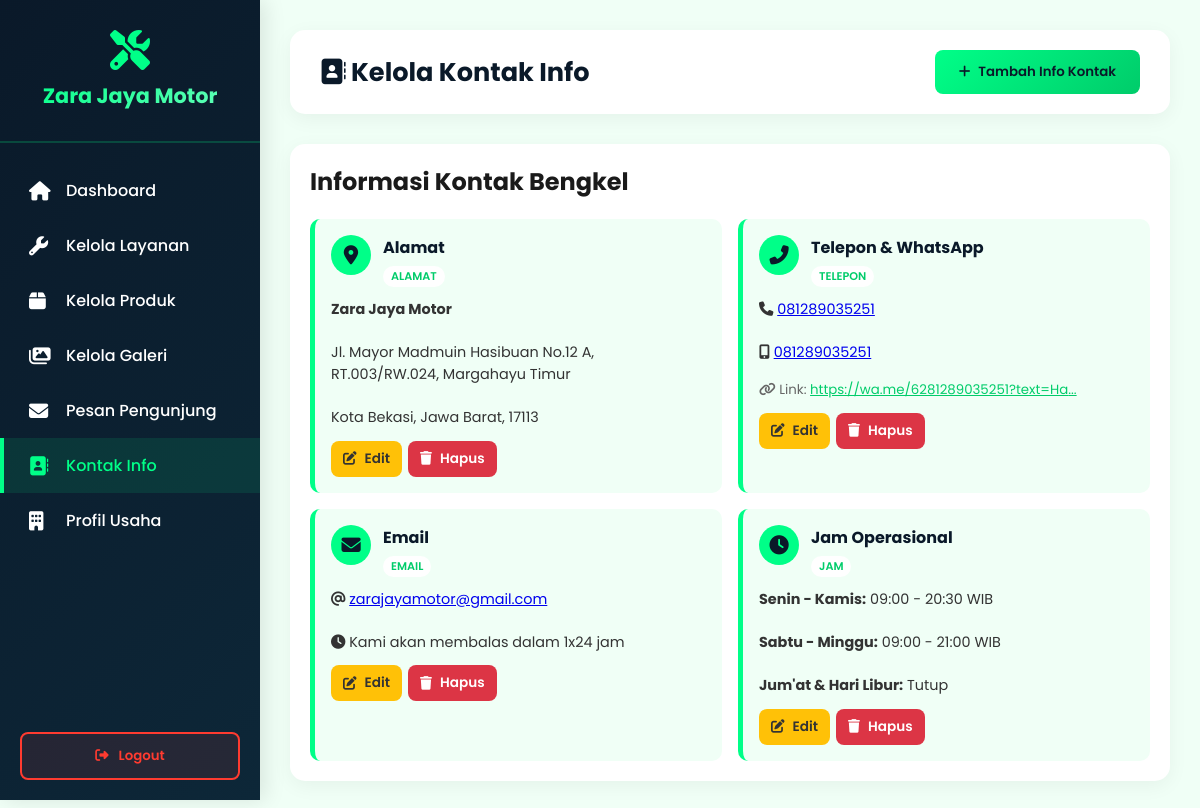
/zjm/admin/admin_kontak.php (signed in), run on the app's committed database.
### tables this page shows
CREATE TABLE `kontak_info` (
  `id` int(11) NOT NULL,
  `kategori` enum('alamat','telepon','email','jam') NOT NULL,
  `judul` varchar(100) DEFAULT NULL,
  `ikon` varchar(50) DEFAULT NULL,
  `isi` text DEFAULT NULL,
  `link` text DEFAULT NULL
);

### zjm/admin/admin_kontak.php (the view, shortened to what this page needs)
<?php
include '../config/koneksi.php';
$kontak = $conn->query("SELECT * FROM kontak_info ORDER BY id ASC");
?>
<!DOCTYPE html>
<html lang="id">
<head>
    <link rel="stylesheet" href="https://cdnjs.cloudflare.com/ajax/libs/font-awesome/6.4.0/css/all.min.css">
</head>
<body>
    <aside class="sidebar" id="sidebar">
        <div class="sidebar-header">
            <i class="fas fa-tools"></i>
            <h2>Zara Jaya Motor</h2>
        </div>
        <nav class="sidebar-menu">
            <a href="dashboard.php" class="menu-item">
                <i class="fas fa-home"></i>
                <span>Dashboard</span>
            </a>
            <a href="admin_layanan.php" class="menu-item">
                <i class="fas fa-wrench"></i>
                <span>Kelola Layanan</span>
            </a>
            <a href="admin_produk.php" class="menu-item">
                <i class="fas fa-box"></i>
                <span>Kelola Produk</span>
            </a>
            <a href="admin_galeri.php" class="menu-item">
                <i class="fas fa-images"></i>
                <span>Kelola Galeri</span>
            </a>
            <a href="admin_pesan.php" class="menu-item">
                <i class="fas fa-envelope"></i>
                <span>Pesan Pengunjung</span>
            </a>
            <a href="admin_kontak.php" class="menu-item active">
                <i class="fas fa-address-book"></i>
                <span>Kontak Info</span>
            </a>
            <a href="admin_profil.php" class="menu-item">
                <i class="fas fa-building"></i>
                <span>Profil Usaha</span>
            </a>
        </nav>
        <div class="logout-section">
            <form action="logout.php" method="POST">
                <button type="submit" class="btn-logout">
                    <i class="fas fa-sign-out-alt"></i>
                    <span>Logout</span>
                </button>
            </form>
        </div>
    </aside>
    <main class="main-content">
        <div class="header">
            <h1><i class="fas fa-address-book"></i> Kelola Kontak Info</h1>
            <button class="btn btn-primary" onclick="openModal('tambahModal')">
                <i class="fas fa-plus"></i> Tambah Info Kontak
            </button>
        </div>
        <div class="content-box">
            <h2>Informasi Kontak Bengkel</h2>
            <div class="info-grid">
                <?php while ($row = $kontak->fetch_assoc()): ?>
                <div class="info-card">
                    <div class="info-header">
                        <div class="info-icon">
                            <i class="fas <?php echo htmlspecialchars($row['ikon']); ?>"></i>
                        </div>
                        <div class="info-title">
                            <h3><?php echo htmlspecialchars($row['judul']); ?></h3>
                            <span class="info-category"><?php echo strtoupper(htmlspecialchars($row['kategori'])); ?></span>
                        </div>
                    </div>
                    <div class="info-body">
                        <?php echo htmlspecialchars_decode(nl2br(htmlspecialchars($row['isi']))); ?>
                    </div>
                    <?php if (!empty($row['link'])): ?>
                        <div style="margin-bottom: 12px;">
                            <small style="color: #666;">
                                <i class="fas fa-link"></i> Link:
                                <a href="<?php echo htmlspecialchars($row['link']); ?>" target="_blank" style="color: var(--primary-dark);">
                                    <?php echo substr(htmlspecialchars($row['link']), 0, 35); ?>...
                                </a>
                            </small>
                        </div>
                    <?php endif; ?>
                    <div class="info-actions">
                        <button class="btn btn-warning btn-sm" onclick='editKontak(<?php echo htmlspecialchars(json_encode($row, JSON_HEX_QUOT | JSON_HEX_TAG | JSON_HEX_AMP | JSON_HEX_APOS), ENT_QUOTES, 'UTF-8'); ?>)'>
                            <i class="fas fa-edit"></i> Edit
                        </button>
                        <a href="?hapus=<?php echo (int)$row['id']; ?>" class="btn btn-danger btn-sm" onclick="return confirm('Yakin ingin menghapus?')">
                            <i class="fas fa-trash"></i> Hapus
                        </a>
                    </div>
                </div>
                <?php endwhile; ?>
            </div>
        </div>
    </main>
</body>
</html>

### zjm/admin/admin_kontak.php (style rules this page uses)
* { margin: 0; padding: 0; box-sizing: border-box; }
:root { --primary-color: #00ff88; --primary-dark: #00cc6a; --primary-light: #66ffbb; --secondary-color: #0a1929; --text-dark: #1a1a1a; --bg-light: #f0fff6; --shadow: rgba(0, 255, 136, 0.3); }
body { font-family: 'Poppins', Arial, sans-serif; background: var(--bg-light); color: var(--text-dark); display: flex; min-height: 100vh; overflow-x: hidden; }
.sidebar { width: 260px; background: linear-gradient(135deg, var(--secondary-color) 0%, #0d2738 100%); color: white; position: fixed; height: 100vh; overflow-y: auto; box-shadow: 5px 0 20px rgba(0, 0, 0, 0.1); z-index: 1000; transition: transform 0.3s ease; }
.sidebar-header { padding: 30px 20px; text-align: center; border-bottom: 2px solid rgba(0, 255, 136, 0.2); }
.sidebar-header i { font-size: 2.5em; color: var(--primary-color); margin-bottom: 10px; animation: rotate 3s ease-in-out infinite; }
.sidebar-header h2 { font-size: 1.3em; font-weight: 700; background: linear-gradient(135deg, var(--primary-color), var(--primary-light)); -webkit-background-clip: text; -webkit-text-fill-color: transparent; }
.sidebar-menu { padding: 20px 0; }
.menu-item { display: block; padding: 15px 25px; color: white; text-decoration: none; transition: all 0.3s; border-left: 4px solid transparent; display: flex; align-items: center; gap: 12px; font-weight: 500; }
.menu-item:hover, .menu-item.active { background: rgba(0, 255, 136, 0.1); border-left-color: var(--primary-color); color: var(--primary-color); }
.menu-item i { font-size: 1.2em; width: 25px; }
.logout-section { position: absolute; bottom: 20px; width: 100%; padding: 0 20px; }
.btn-logout { width: 100%; padding: 12px; background: rgba(255, 59, 48, 0.1); color: #ff3b30; border: 2px solid #ff3b30; border-radius: 8px; cursor: pointer; font-weight: 600; font-family: 'Poppins', sans-serif; transition: all 0.3s; display: flex; align-items: center; justify-content: center; gap: 10px; }
.main-content { margin-left: 260px; flex: 1; padding: 30px; transition: margin-left 0.3s ease; }
.header { background: white; padding: 20px 30px; border-radius: 15px; box-shadow: 0 5px 20px rgba(0, 0, 0, 0.05); margin-bottom: 30px; display: flex; justify-content: space-between; align-items: center; flex-wrap: wrap; gap: 15px; }
.header h1 { font-size: 1.6em; color: var(--secondary-color); }
.btn { padding: 12px 24px; border: none; border-radius: 8px; cursor: pointer; font-family: 'Poppins', sans-serif; font-weight: 600; transition: all 0.3s; text-decoration: none; display: inline-flex; align-items: center; gap: 8px; white-space: nowrap; }
.btn-primary { background: linear-gradient(135deg, var(--primary-color), var(--primary-dark)); color: var(--secondary-color); }
.btn-warning { background: #ffc107; color: #333; }
.btn-danger { background: #dc3545; color: white; }
.btn-sm { padding: 8px 12px; font-size: 0.85em; }
.content-box { background: white; padding: 20px; border-radius: 15px; box-shadow: 0 5px 20px rgba(0, 0, 0, 0.05); }
.info-grid { display: grid; grid-template-columns: repeat(auto-fill, minmax(280px, 1fr)); gap: 16px; margin-top: 20px; }
.info-card { background: var(--bg-light); border-left: 5px solid var(--primary-color); padding: 16px; border-radius: 10px; transition: all 0.3s; }
.info-header { display: flex; align-items: flex-start; gap: 12px; margin-bottom: 12px; }
.info-icon { width: 40px; height: 40px; background: var(--primary-color); border-radius: 50%; display: flex; align-items: center; justify-content: center; font-size: 1.2em; color: var(--secondary-color); flex-shrink: 0; }
.info-title h3 { color: var(--secondary-color); font-size: 1em; margin-bottom: 2px; }
.info-category { display: inline-block; padding: 2px 8px; background: white; border-radius: 20px; font-size: 0.7em; font-weight: 600; color: var(--primary-dark); }
.info-body { color: #333; line-height: 1.5; margin-bottom: 12px; font-size: 0.9em; }
.info-actions { display: flex; gap: 6px; flex-wrap: wrap; }

### data on the page
kontak_info: judul "Alamat", kategori "ALAMAT", isi "Zara Jaya Motor Jl. Mayor Madmuin Hasibuan No.12 A, RT.003/RW.024, Margahayu Timur Kota Bekasi, Jawa Barat, 17113"
kontak_info: judul "Telepon & WhatsApp", kategori "TELEPON", isi "081289035251 081289035251", link "https://wa.me/6281289035251?text=Ha"
kontak_info: judul "Email", kategori "EMAIL", isi "zarajayamotor@gmail.com Kami akan membalas dalam 1x24 jam"
kontak_info: judul "Jam Operasional", kategori "JAM", isi "Senin - Kamis: 09:00 - 20:30 WIB Sabtu - Minggu: 09:00 - 21:00 WIB Jum'at & Hari Libur: Tutup"
